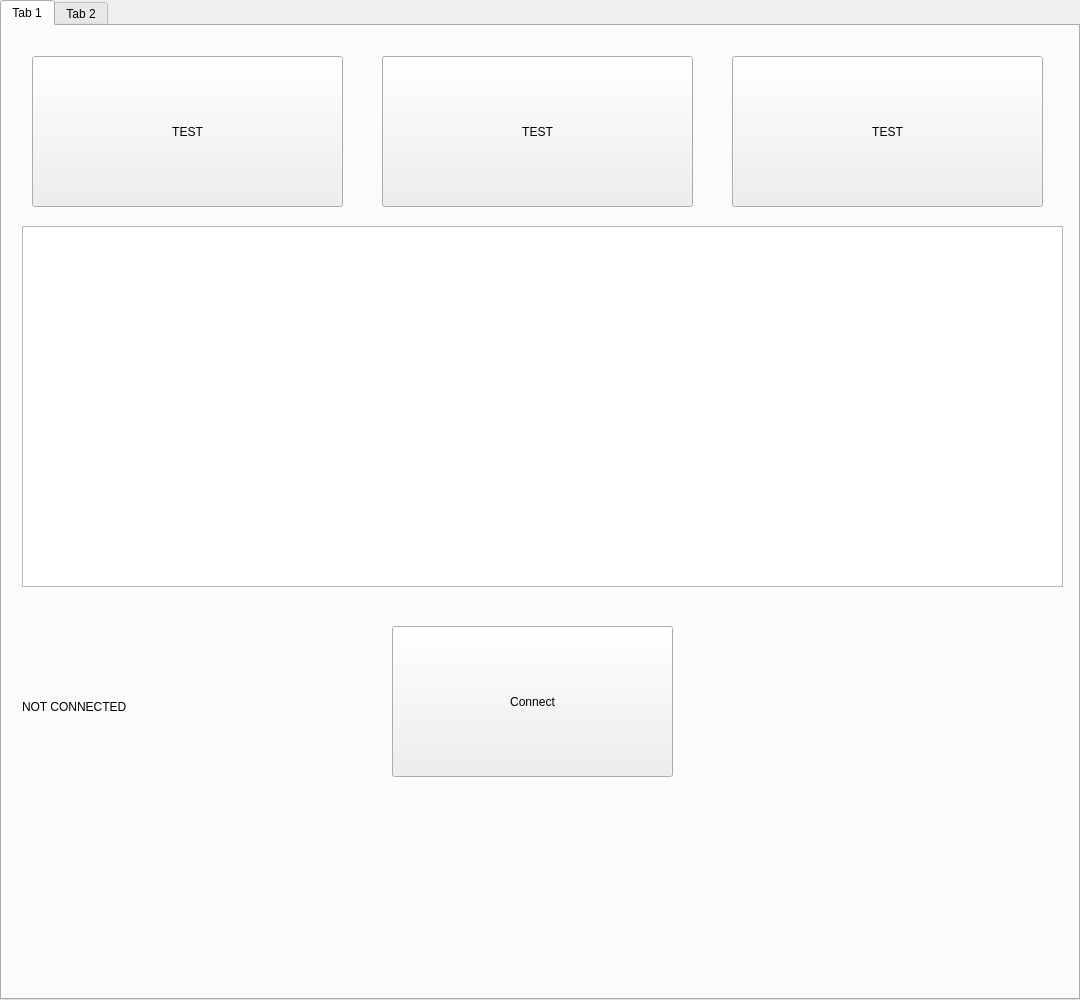
<?xml version="1.0" encoding="UTF-8"?>
<ui version="4.0">
 <class>MainWindow</class>
 <widget class="QMainWindow" name="MainWindow">
  <property name="geometry">
   <rect>
    <x>0</x>
    <y>0</y>
    <width>1080</width>
    <height>1000</height>
   </rect>
  </property>
  <property name="windowTitle">
   <string>MainWindow</string>
  </property>
  <widget class="QWidget" name="centralWidget">
   <widget class="QTabWidget" name="tabWidget">
    <property name="geometry">
     <rect>
      <x>0</x>
      <y>0</y>
      <width>1080</width>
      <height>1000</height>
     </rect>
    </property>
    <property name="sizePolicy">
     <sizepolicy hsizetype="Fixed" vsizetype="Fixed">
      <horstretch>0</horstretch>
      <verstretch>0</verstretch>
     </sizepolicy>
    </property>
    <property name="currentIndex">
     <number>0</number>
    </property>
    <widget class="QWidget" name="tab">
     <attribute name="title">
      <string>Tab 1</string>
     </attribute>
     <widget class="QListWidget" name="listWidget">
      <property name="geometry">
       <rect>
        <x>20</x>
        <y>200</y>
        <width>1041</width>
        <height>361</height>
       </rect>
      </property>
     </widget>
     <widget class="QPushButton" name="push_Test">
      <property name="enabled">
       <bool>true</bool>
      </property>
      <property name="geometry">
       <rect>
        <x>30</x>
        <y>30</y>
        <width>311</width>
        <height>151</height>
       </rect>
      </property>
      <property name="text">
       <string>TEST</string>
      </property>
     </widget>
     <widget class="QPushButton" name="push_Test_2">
      <property name="enabled">
       <bool>true</bool>
      </property>
      <property name="geometry">
       <rect>
        <x>380</x>
        <y>30</y>
        <width>311</width>
        <height>151</height>
       </rect>
      </property>
      <property name="text">
       <string>TEST</string>
      </property>
     </widget>
     <widget class="QLabel" name="label">
      <property name="geometry">
       <rect>
        <x>20</x>
        <y>580</y>
        <width>361</width>
        <height>201</height>
       </rect>
      </property>
      <property name="text">
       <string>NOT CONNECTED</string>
      </property>
     </widget>
     <widget class="QPushButton" name="push_connect">
      <property name="geometry">
       <rect>
        <x>390</x>
        <y>600</y>
        <width>281</width>
        <height>151</height>
       </rect>
      </property>
      <property name="text">
       <string>Connect</string>
      </property>
     </widget>
     <widget class="QPushButton" name="push_Test_3">
      <property name="enabled">
       <bool>true</bool>
      </property>
      <property name="geometry">
       <rect>
        <x>730</x>
        <y>30</y>
        <width>311</width>
        <height>151</height>
       </rect>
      </property>
      <property name="text">
       <string>TEST</string>
      </property>
     </widget>
    </widget>
    <widget class="QWidget" name="tab_2">
     <attribute name="title">
      <string>Tab 2</string>
     </attribute>
     <widget class="QWidget" name="layoutWidget">
      <property name="geometry">
       <rect>
        <x>0</x>
        <y>0</y>
        <width>1081</width>
        <height>791</height>
       </rect>
      </property>
      <layout class="QHBoxLayout" name="horizontalLayout">
       <item>
        <widget class="QSlider" name="verticalSlider">
         <property name="maximum">
          <number>255</number>
         </property>
         <property name="orientation">
          <enum>Qt::Vertical</enum>
         </property>
         <property name="invertedAppearance">
          <bool>false</bool>
         </property>
         <property name="invertedControls">
          <bool>false</bool>
         </property>
         <property name="tickPosition">
          <enum>QSlider::TicksBothSides</enum>
         </property>
         <property name="tickInterval">
          <number>10</number>
         </property>
        </widget>
       </item>
       <item>
        <widget class="QSlider" name="verticalSlider_2">
         <property name="styleSheet">
          <string notr="true">QSlider::groove:horizontal {
border: 1px solid #bbb;
background: white;
height: 10px;
border-radius: 4px;
}

QSlider::sub-page:horizontal {
background: qlineargradient(x1: 0, y1: 0,    x2: 0, y2: 1,
    stop: 0 #66e, stop: 1 #bbf);
background: qlineargradient(x1: 0, y1: 0.2, x2: 1, y2: 1,
    stop: 0 #bbf, stop: 1 #55f);
border: 1px solid #777;
height: 10px;
border-radius: 4px;
}

QSlider::add-page:horizontal {
background: #fff;
border: 1px solid #777;
height: 10px;
border-radius: 4px;
}

QSlider::handle:horizontal {
background: qlineargradient(x1:0, y1:0, x2:1, y2:1,
    stop:0 #eee, stop:1 #ccc);
border: 1px solid #777;
width: 13px;
margin-top: -2px;
margin-bottom: -2px;
border-radius: 4px;
}

QSlider::handle:horizontal:hover {
background: qlineargradient(x1:0, y1:0, x2:1, y2:1,
    stop:0 #fff, stop:1 #ddd);
border: 1px solid #444;
border-radius: 4px;
}

QSlider::sub-page:horizontal:disabled {
background: #bbb;
border-color: #999;
}

QSlider::add-page:horizontal:disabled {
background: #eee;
border-color: #999;
}

QSlider::handle:horizontal:disabled {
background: #eee;
border: 1px solid #aaa;
border-radius: 4px;
}
</string>
         </property>
         <property name="maximum">
          <number>255</number>
         </property>
         <property name="orientation">
          <enum>Qt::Vertical</enum>
         </property>
         <property name="invertedAppearance">
          <bool>false</bool>
         </property>
         <property name="invertedControls">
          <bool>false</bool>
         </property>
         <property name="tickPosition">
          <enum>QSlider::TicksBothSides</enum>
         </property>
         <property name="tickInterval">
          <number>10</number>
         </property>
        </widget>
       </item>
       <item>
        <widget class="QSlider" name="verticalSlider_3">
         <property name="maximum">
          <number>255</number>
         </property>
         <property name="orientation">
          <enum>Qt::Vertical</enum>
         </property>
         <property name="invertedAppearance">
          <bool>false</bool>
         </property>
         <property name="invertedControls">
          <bool>false</bool>
         </property>
         <property name="tickPosition">
          <enum>QSlider::TicksBothSides</enum>
         </property>
         <property name="tickInterval">
          <number>10</number>
         </property>
        </widget>
       </item>
      </layout>
     </widget>
    </widget>
   </widget>
  </widget>
 </widget>
 <layoutdefault spacing="6" margin="11"/>
 <resources/>
 <connections/>
</ui>
